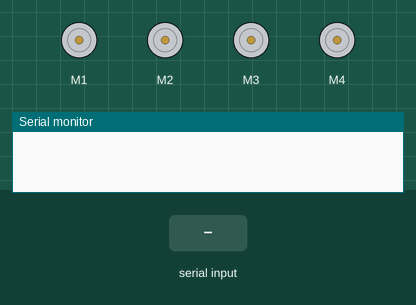
A sketch run on a simulated Arduino Uno, built with avr-gcc and run on an emulated ATmega328P. Shown: 4 × DC motor (green arrow = forward, orange = backward, longer = faster), the last lines printed to the serial monitor. The test bench sets the inputs (shaded band).

Above: at 1.2 s.
1.3 s: "F" received over Serial
At 1.7 s:
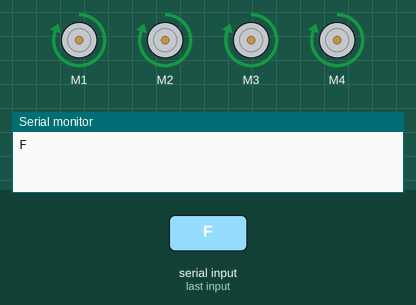
2.8 s: "B" received over Serial
At 4.0 s:
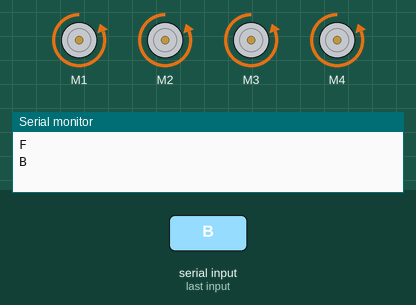
4.3 s: "L" received over Serial
At 5.2 s:
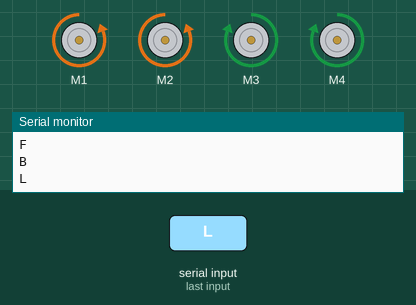
5.8 s: "R" received over Serial
At 6.4 s:
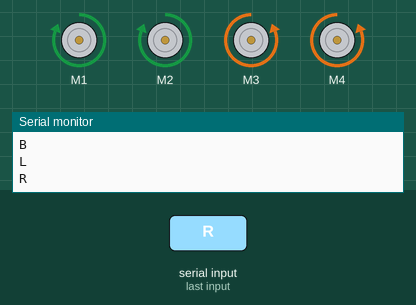
7.3 s: "S" received over Serial
At 8.7 s:
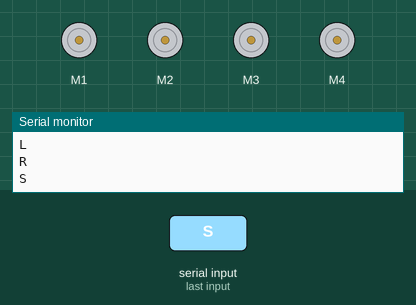
Timing chart, 0 to 9.8 s (numbered marks = the images above; inputs shaded):
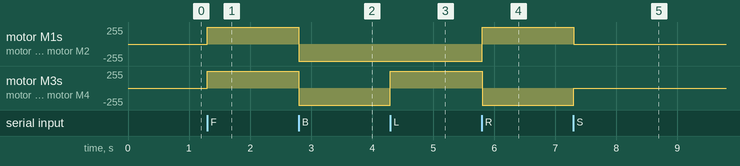

Measured:
- after the input at 1.3 s, motor M1–4: stopped → forward 255/255 at once
- after the input at 2.8 s, motor M1–4: forward 255/255 → backward 255/255 at once
- after the input at 4.3 s, motor M3, motor M4: backward 255/255 → forward 255/255 at once
- after the input at 5.8 s, motor M1, motor M2: backward 255/255 → forward 255/255 at once; motor M3, motor M4: forward 255/255 → backward 255/255 at once
- after the input at 7.3 s, motor M1, motor M2: forward 255/255 → stopped at once; motor M3, motor M4: backward 255/255 → stopped at once

The sketch:

code.ino
```cpp
   #include<AFMotor.h>

AF_DCMotor motor1(1);

AF_DCMotor motor2(2);

AF_DCMotor motor3(3);

AF_DCMotor motor4(4);

char command;

void setup()

{

  Serial.begin(9600);

}

void loop() {

  if (Serial.available()) {
    command = Serial.read();
    Serial.println(command);
    Stop();
    switch (command) {
      case 'F':
        forward();
        break;
      case 'B':
        back();
        break;
      case 'L':
        left();
        break;
      case 'R':
        right();
        break;
      case 'S' :
        Stop();
        break;
    }
  }
}
void right()
{
  motor1.setSpeed(255);
  motor1.run(FORWARD);
  motor2.setSpeed(255);
  motor2.run(FORWARD);
  motor3.setSpeed(255);
  motor3.run(BACKWARD);
  motor4.setSpeed(255);
  motor4.run(BACKWARD);
}

void left()
{
  motor1.setSpeed(255);
  motor1.run(BACKWARD);
  motor2.setSpeed(255);
  motor2.run(BACKWARD);
  motor3.setSpeed(255);
  motor3.run(FORWARD);
  motor4.setSpeed(255);
  motor4.run(FORWARD);
}
void forward()
{
  motor4.setSpeed(255);
  motor4.run(FORWARD);
  motor2.setSpeed(255);
  motor2.run(FORWARD);
  motor3.setSpeed(255);
  motor3.run(FORWARD);
  motor1.setSpeed(255);
  motor1.run(FORWARD);
}

void back()
{
  motor3.setSpeed(255);
  motor3.run(BACKWARD);
  motor1.setSpeed(255);
  motor1.run(BACKWARD);
  motor4.setSpeed(255);
  motor4.run(BACKWARD);
  motor2.setSpeed(255);
  motor2.run(BACKWARD);
}
void Stop()
{
  motor1.setSpeed(0);
  motor2.run(RELEASE);
  motor2.setSpeed(0);
  motor2.run(RELEASE);
  motor3.setSpeed(0);
  motor4.run(FORWARD);
  motor4.setSpeed(0);
  motor4.run(FORWARD);
}
```
